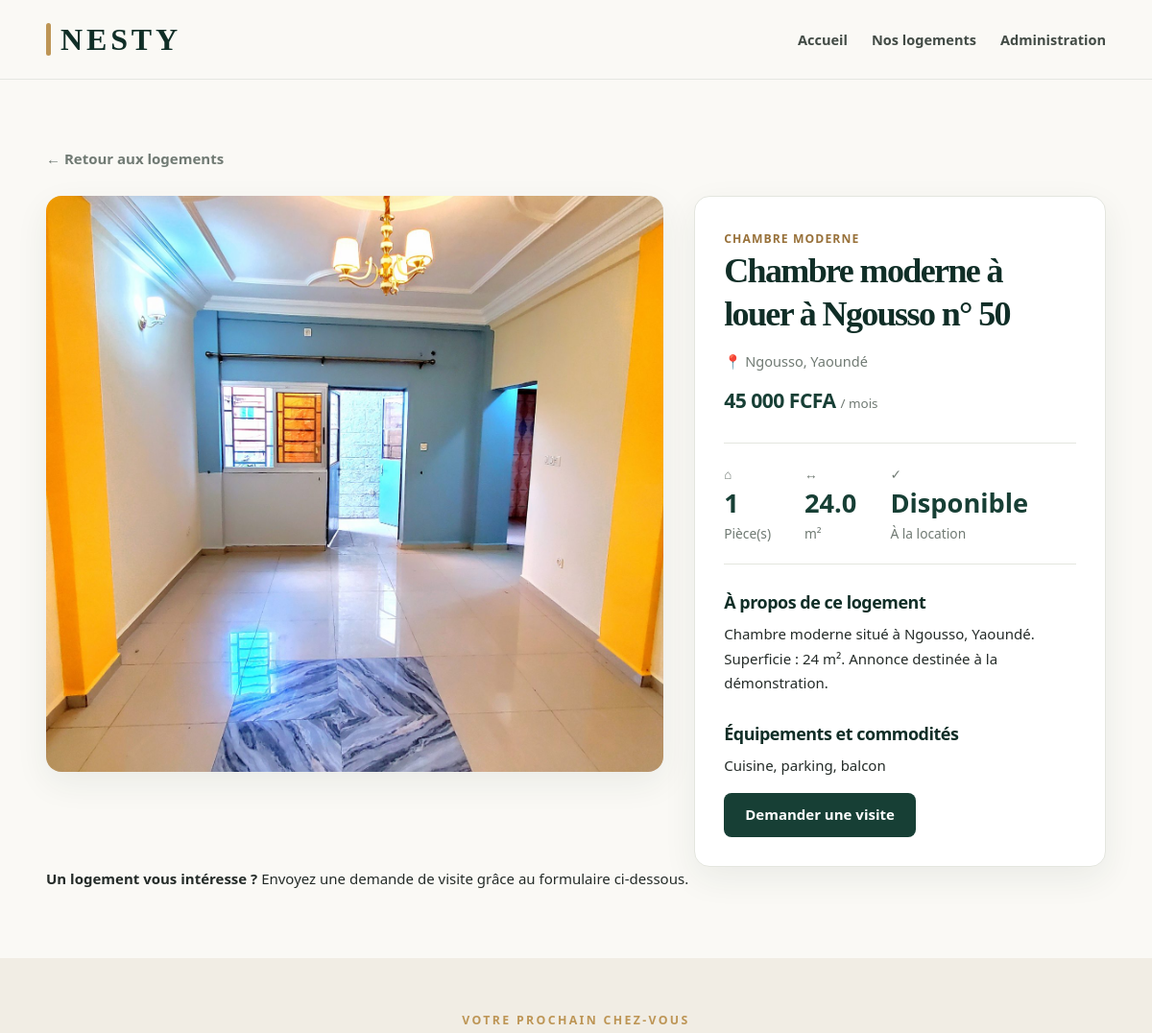
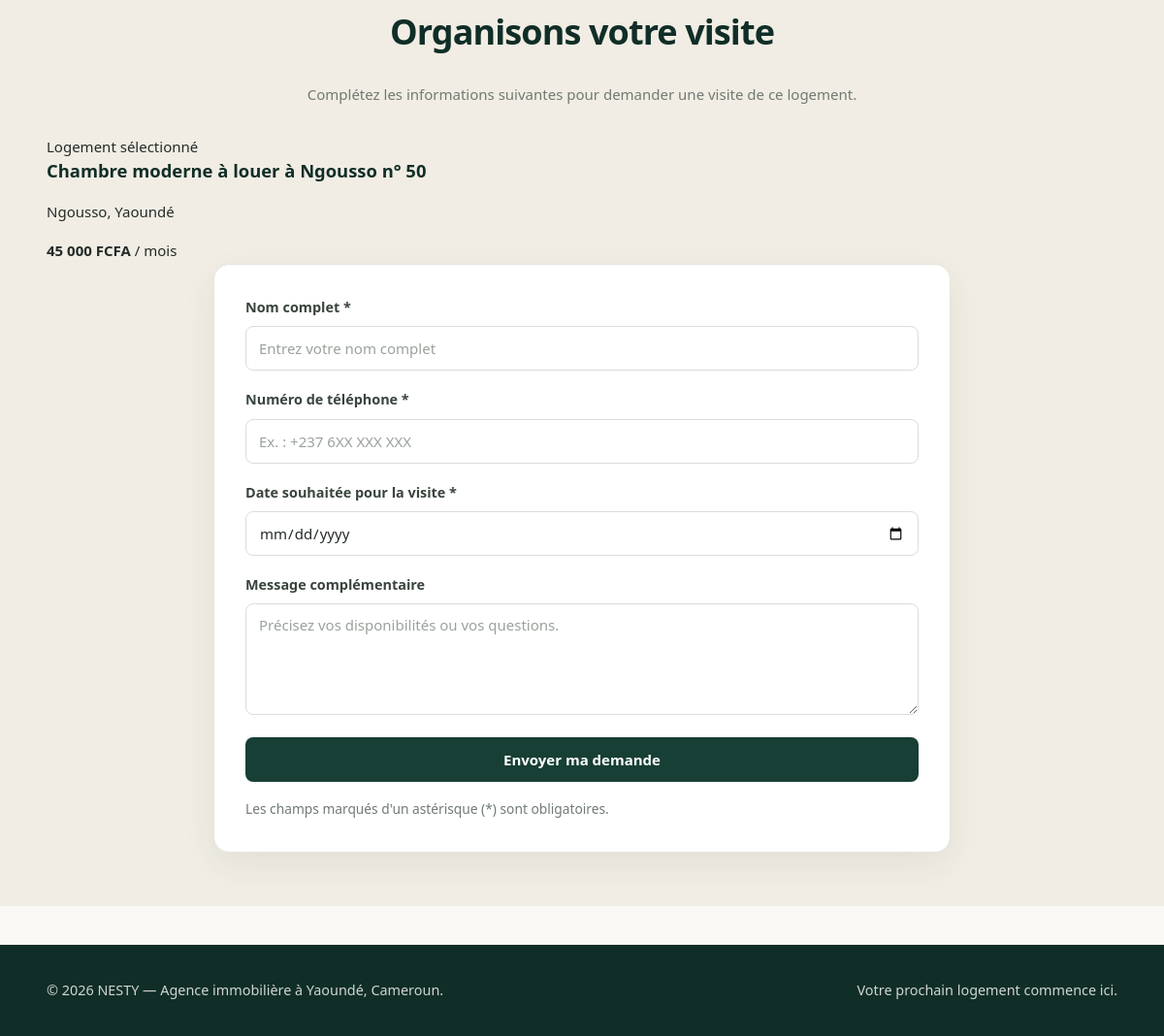
Screenshot of /bien/50 with the database file from the repository (2 pictures, top to bottom).
### tables this page shows
CREATE TABLE biens(
    id INTEGER PRIMARY KEY AUTOINCREMENT,
    titre TEXT NOT NULL, 
    type TEXT NOT NULL CHECK(type IN(
        'Studio',
        'Chambre moderne',
        'Appartement',
        'Villa'
    )),
    quartier_id INTEGER NOT NULL,
    loyer_mensuel INTEGER NOT NULL CHECK(loyer_mensuel > 0),
    nombre_pieces INTEGER NOT NULL CHECK(nombre_pieces >= 1),
    superficie REAL NOT NULL CHECK(superficie > 0),
    equipements TEXT NOT NULL DEFAULT '',
    photos TEXT NOT NULL DEFAULT '',
    disponible INTEGER NOT NULL DEFAULT 1
        CHECK(disponible IN (0, 1)),
    description TEXT NOT NULL DEFAULT '',
    FOREIGN KEY (quartier_id)
        REFERENCES quartiers(id)
);

CREATE TABLE quartiers(
    id INTEGER PRIMARY KEY AUTOINCREMENT,
    nom TEXT NOT NULL,
    ville TEXT NOT NULL DEFAULT 'Yaounde',
    UNIQUE(nom,ville)
);

### app.py (the view)
@app.route("/bien/<int:bien_id>")
def detail_bien(bien_id):
    connexion = obtenir_connexion()
    bien = connexion.execute("""
        SELECT biens.*, quartiers.nom AS quartier
        FROM biens
        JOIN quartiers ON biens.quartier_id = quartiers.id
        WHERE biens.id = ? AND biens.disponible = 1
    """, (bien_id,)).fetchone()
    connexion.close()
    if bien is None:
        abort(404)
    return render_template(
        "detail_bien.html",
        bien=bien,
        aujourd_hui=date.today().isoformat()
    )

### app.py (called while the page is built)
def obtenir_connexion():
    connexion = sqlite3.connect(FICHIER_BASE)
    connexion.row_factory = sqlite3.Row
    connexion.execute("PRAGMA foreign_keys = ON")
    return connexion

### templates/detail_bien.html (shortened to what this page needs)
{% extends "base.html" %}
{% block contenu %}
<section class="detail-section">
    <div class="container">
        <a href="{{ url_for('accueil') }}#biens" class="lien-retour">
            ← Retour aux logements
        </a>
        <div class="detail-grille">
            <div class="detail-image">
                {% if bien.photos %}
                    <img
                        src="{{ url_for('static', filename=bien.photos) }}"
                        alt="Photo du logement : {{ bien.titre }}"
                        loading="lazy">
                {% else %}
                    <div class="image-indisponible">
                        Photo non disponible
                    </div>
                {% endif %}
            </div>
            <div class="detail-informations">
                <span class="type-bien">{{ bien.type }}</span>
                <h1>{{ bien.titre }}</h1>
                <p class="quartier-bien">
                    <span aria-hidden="true">📍</span>
                    {{ bien.quartier }}, Yaoundé
                </p>
                <div class="detail-prix">
                    <p class="prix-bien">
                        {{ "{:,.0f}".format(bien.loyer_mensuel).replace(",", " ") }}
                        FCFA
                        <span>/ mois</span>
                    </p>
                </div>
                <div class="detail-caracteristiques">
                    <div class="caracteristique-detail">
                        <span class="caracteristique-icone" aria-hidden="true">⌂</span>
                        <strong>{{ bien.nombre_pieces }}</strong>
                        <span>Pièce(s)</span>
                    </div>
                    <div class="caracteristique-detail">
                        <span class="caracteristique-icone" aria-hidden="true">↔</span>
                        <strong>{{ bien.superficie }}</strong>
                        <span>m²</span>
                    </div>
                    <div class="caracteristique-detail">
                        <span class="caracteristique-icone" aria-hidden="true">✓</span>
                        <strong>Disponible</strong>
                        <span>À la location</span>
                    </div>
                </div>
                <div class="detail-description">
                    <h2>À propos de ce logement</h2>
                    <p>
                        {{ bien.description or "Aucune description supplémentaire n'est disponible pour ce logement." }}
                    </p>
                </div>
                <div class="detail-equipements">
                    <h2>Équipements et commodités</h2>
                    <p>
                        {{ bien.equipements or "Les équipements de ce logement ne sont pas encore précisés." }}
                    </p>
                </div>
                <a href="#demande-visite" class="bouton-principal">
                    Demander une visite
                </a>
            </div>
        </div>
        <div class="detail-note">
            <p>
                <strong>Un logement vous intéresse ?</strong>
                Envoyez une demande de visite grâce au formulaire ci-dessous.
            </p>
        </div>
    </div>
</section>
<section class="formulaire-visite" id="demande-visite">
    <div class="container">
        <div class="section-entete">
            <p class="hero-sous-titre">VOTRE PROCHAIN CHEZ-VOUS</p>
            <h2>Organisons votre visite</h2>
            <p>
                Complétez les informations suivantes pour demander
                une visite de ce logement.
            </p>
        </div>
        <div class="formulaire-carte">
            <div class="resume-logement">
                <div>
                    <span class="resume-libelle">Logement sélectionné</span>
                    <h3>{{ bien.titre }}</h3>
                    <p>{{ bien.quartier }}, Yaoundé</p>
                </div>
                <div class="resume-prix">
                    <strong>
                        {{ "{:,.0f}".format(bien.loyer_mensuel).replace(",", " ") }}
                        FCFA
                    </strong>
                    <span>/ mois</span>
                </div>
            </div>
            <form
                action="{{ url_for('demander_visite', bien_id=bien.id) }}"
                method="POST"
                id="formulaire-visite">
                <div class="champ">
                    <label for="nom_client">Nom complet *</label>
                    <input
                        type="text"
                        id="nom_client"
                        name="nom_client"
                        required
                        minlength="2"
                        maxlength="100"
                        autocomplete="name"
                        placeholder="Entrez votre nom complet">
                </div>
                <div class="champ">
                    <label for="telephone">Numéro de téléphone *</label>
                    <input
                        type="tel"
                        id="telephone"
                        name="telephone"
                        required
                        maxlength="25"
                        autocomplete="tel"
                        placeholder="Ex. : +237 6XX XXX XXX">
                </div>
                <div class="champ">
                    <label for="date_souhaitee">Date souhaitée pour la visite *</label>
                    <input
                        type="date"
                        id="date_souhaitee"
                        name="date_souhaitee"
                        min="{{ aujourd_hui }}"
                        required>
                </div>
                <div class="champ">
                    <label for="message">Message complémentaire</label>
                    <textarea
                        id="message"
                        name="message"
                        rows="4"
                        maxlength="500"
                        placeholder="Précisez vos disponibilités ou vos questions."></textarea>
                </div>
                <button type="submit" class="bouton-principal">
                    Envoyer ma demande
                </button>
                <p class="note-formulaire">
                    Les champs marqués d'un astérisque (*) sont obligatoires.
                </p>
            </form>
        </div>
    </div>
</section>
{% endblock %}

### rows the page displays
biens: photos (picture), type "CHAMBRE MODERNE", titre "Chambre moderne à louer à Ngousso n° 50", loyer_mensuel "45 000", nombre_pieces "1", superficie "24.0", description "Chambre moderne situé à Ngousso, Yaoundé. Superficie : 24 m². Annonce destinée à la démonstration.", equipements "Cuisine, parking, balcon"
quartiers: quartier "Ngousso"
